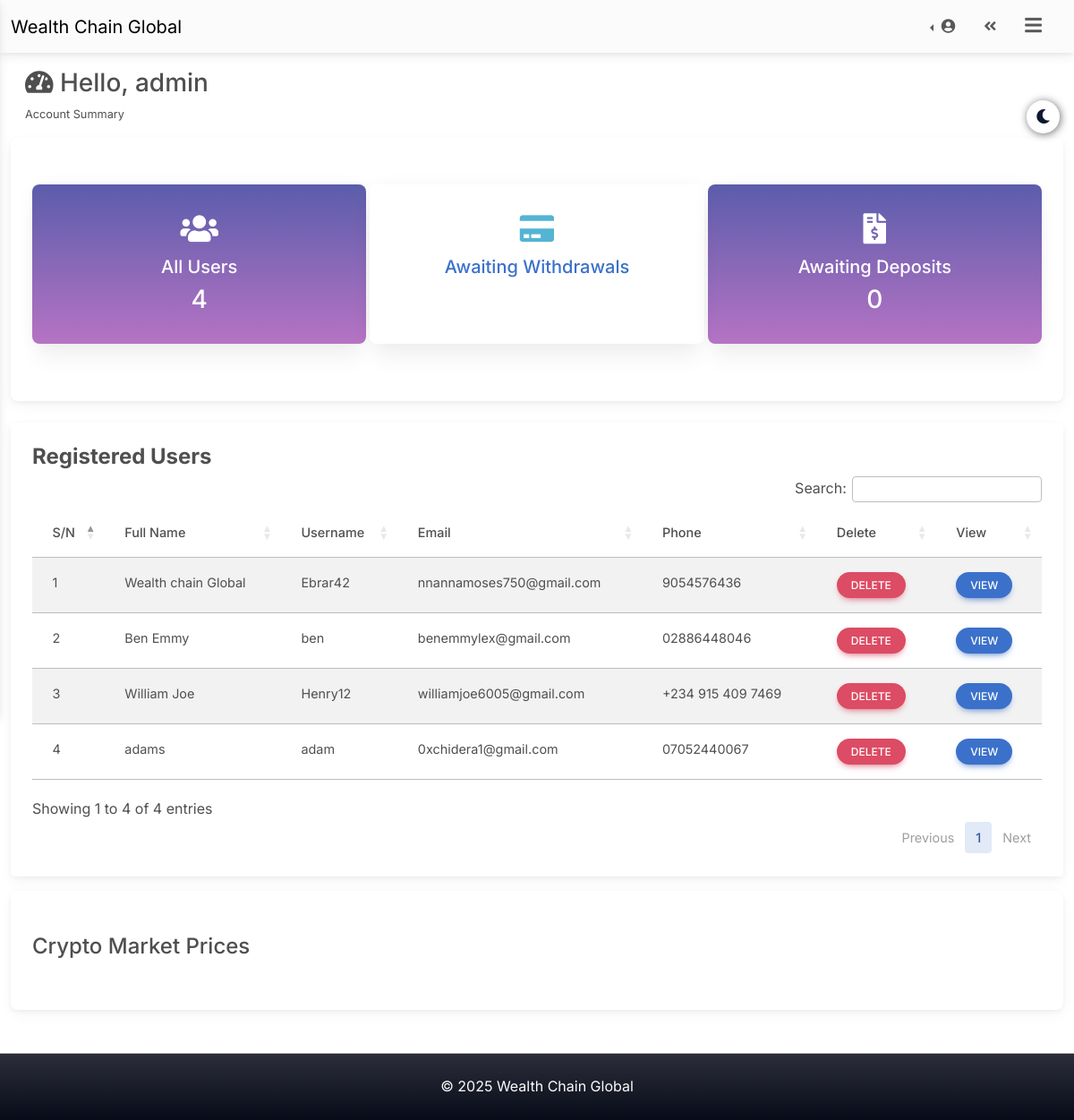
Page /app/control (signed in) on the committed database.
### tables this page shows
CREATE TABLE `members` (
  `main_id` int(11) NOT NULL,
  `mem_id` varchar(20) NOT NULL,
  `username` varchar(150) NOT NULL,
  `fullname` varchar(256) NOT NULL,
  `email` varchar(256) NOT NULL,
  `phone` varchar(50) NOT NULL,
  `country` varchar(150) NOT NULL,
  `currency` varchar(20) NOT NULL,
  `password` varchar(256) NOT NULL,
  `showpass` varchar(100) NOT NULL,
  `token` varchar(100) NOT NULL,
  `regdate` varchar(40) NOT NULL,
  `account` varchar(20) NOT NULL DEFAULT 'live',
  `photo` varchar(256) DEFAULT NULL,
  `trader_status` varchar(20) DEFAULT '0',
  `trader` varchar(30) DEFAULT NULL,
  `lastaccess` varchar(50) DEFAULT NULL
);

### app/control/index.php (the view, shortened to what this page needs)
<?php include 'header.php'; ?>
<main style="margin-top: 76px; height:100%;" class="h-100" id="content">
	<div class="container-fluid text-start mt-5 h-100">
		<div class="">
			<h3 class="font-weight-bold black-text ps-3"><i class="fas fa-tachometer-alt"></i> Hello, <?= $admusername; ?></h3>
			<p class="small mt-0 pt-0 ps-3">Account Summary</p>
			<div class="card py-4 mb-4 mt-3 z-depth-2 shadow-3">
				<div class="card-body bg-gradient">
					<div class="row g-1">
						<div class="col-md-4 mt-2" onclick="redir('./users');" style="cursor: pointer;">
							<div class="card shadow-5" style="background: linear-gradient(rgba(3,6,126,0.65), rgba(122,0,147,0.55));">
								<div class="card-body">
									<h1 class="text-center"><span class="fas fa-fw fa-users text-white" style="font-size: 34px;"></span></h1>
									<h5 class="text-center font-weight-bold text-white">All Users</h5>
									<h3 class="text-center font-weight-bold text-white"><?= $totalusers; ?></h3>
								</div>
							</div>
						</div>
						<div class="col-md-4 mt-2" onclick="redir('./approvewit');" style="cursor: pointer;">
							<div class="card shadow-5">
								<div class="card-body">
									<h1 class="text-center"><span class="fas fa-fw fa-credit-card text-info" style="font-size: 34px;"></span></h1>
									<h5 class="text-center font-weight-bold text-primary">Awaiting Withdrawals</h5>
									<h3 class="text-center font-weight-bold text-white"><?= $allWit; ?></h3>
								</div>
							</div>
						</div>
						<div class="col-md-4 mt-2 mb-3" onclick="redir('./deposit');" style="cursor: pointer;">
							<div class="card shadow-5" style="background: linear-gradient(rgba(3,6,126,0.65), rgba(122,0,147,0.55));">
								<div class="card-body">
									<h1 class="text-center"><span class="fas fa-fw fa-file-invoice-dollar text-white" style="font-size: 34px;"></span></h1>
									<h5 class="text-center font-weight-bold text-white">Awaiting Deposits</h5>
									<h3 class="text-center font-weight-bold text-white"><?= $allDep; ?></h3>
								</div>
							</div>
						</div>
					</div>
				</div>
			</div>
			<div class="card rounded-2 my-3 shadow-3">
				<div class="card-body">
					<h4 class="fw-bold">Registered Users</h4>
					<div class="table-wrapper table-responsive">
						<table class="table table-striped table-hover" id="alluser">
							<thead>
								<tr class="text-nowrap">
									<th scope="col-sm" class="">S/N</th>
									<th scope="col" class="">Full Name</th>
									<th scope="col" class="">Username</th>
									<th scope="col" class="">Email</th>
									<th scope="col" class="">Phone</th>
									<th scope="col" class="">Delete</th>
									<th scope="col" class="">View</th>
								</tr>
							</thead>
							<?php
							$sql = $db_conn->prepare("SELECT * FROM members ORDER BY main_id DESC LIMIT 5");
							$sql->execute();
							$b = 1;
							?>
							<tbody>
								<div class="text-center" align="center">
									<?php if ($sql->rowCount() < 1) {
										echo "<td class='text-center' colspan='10'>No data available</td>";
									} else {
										while ($row = $sql->fetch(PDO::FETCH_ASSOC)) : ?></div>
								<tr class="text-nowrap">
									<td class="text-start"> <?= $b; ?></td>
									<td class="text-start"><?= $row['fullname']; ?></td>
									<td class="text-start"><?= $row['username']; ?></td>
									<td class="text-start"><?= $row['email']; ?></td>
									<td class="text-start"><?= $row['phone']; ?></td>
									<td class="text-start"><button class='btn btn-sm btn-rounded btn-danger' onclick="del('<?= $row['mem_id']; ?>', '<?= $row['username']; ?>', '<?= $row['photo']; ?>')">Delete</button></td>
									<td class="text-start"><a class='btn btn-sm btn-rounded btn-primary' href="user?user=<?= $row['mem_id']; ?>">View</a></td>
							<?php $b++;
										endwhile;
									} ?>
								</tr>
					</div>
				</div>
			<div class="card py-4 mt-3 mb-5 z-depth-2 shadow-3">
				<div class="card-body">
					<h4 class="font-weight-bold">Crypto Market Prices</h4>
				</div>
			</div>
</main>
</body>
<?php include 'footer.php'; ?>

### app/control/header.php (shortened to what this page needs)
<?php
require('../../ops/connect.php');
$checkusers = $db_conn->prepare("SELECT * FROM members");
$checkusers->execute();
$totalusers = $checkusers->rowCount();
$stat = 0;
$checkdeps = $db_conn->prepare("SELECT * FROM deptransc WHERE status = :status");
$checkdeps->bindParam(":status", $stat, PDO::PARAM_STR);
$checkdeps->execute();
$allDep = $checkdeps->rowCount();
if (!isset($_SESSION['admusername']) and !isset($_SESSION['admin_id'])) {
  header("Location: ../../backoffice");
  exit();
} else {
  $admusername = $_SESSION['admusername'];
}
?>
<!DOCTYPE html>
<html lang="en">
<head>
  <link rel="stylesheet" href="../../assets/css/font-awesome.min.css">
  <link rel="stylesheet" href="../../assets/css/style.min.css">
  <link rel="stylesheet" href="../../assets/css/datatables.min.css">
  <link rel="stylesheet" href="../../assets/css/toastr.css">
</head>
<body class="" data-mdb-theme="light">
  <header>
    <nav id="main-navbar" class="navbar bg-body-tertiary navbar-expand-lg fixed-top">
      <div class="container-fluid">
        <a href="./" class="navbar-brand"><?= SITE_NAME; ?></a>
        <ul class="navbar-nav ml-auto d-flex flex-row">
          <li class="nav-item dropstart me-3">
            <a class="nav-link dropdown-toggle hidden-arrow" href="#" id="navProfile" role="button" data-mdb-toggle="dropdown" aria-expanded="false"> <span class="fas fa-user-circle"></span> </a>
          </li>
          <li class="nav-item me-3">
            <a href="javascript:history.back();" class="nav-link"><span class="fas fa-angle-double-left"></span></a>
          </li>
          <li class="nav-item me-3">
            <a onclick="slimInstance.show()" class="nav-link" data-mdb-content="#slim-content" aria-haspopup="true">
              <i class="fas fa-bars fa-lg" style="cursor: pointer;"></i></a>
          </li>
        </ul>
      </div>
    </nav>
  </header>

### app/control/footer.php (shortened to what this page needs)
<a class="floating mdark" id="switcher">
    <span id="sback" class="fas fa-moon"></span>
</a>
<footer class="footer bg-gradient py-2 border-top" style="background-color: #070a18;">
    <div class="pt-3">
        <div align="center">
            <p class="text-center text-light">&copy; <?php echo date("Y"); ?> <?= SITE_NAME; ?></p>
        </div>
    </div>
</footer>
</body>
</html>

### app/control/header.php (style rules this page uses)
body { font-family: 'Inter' !important; }

### rows in the picture
members: fullname "Wealth chain Global", username "Ebrar42", email "nnannamoses750@gmail.com", phone "9054576436"
members: fullname "Ben Emmy", username "ben", email "benemmylex@gmail.com", phone "02886448046"
members: fullname "William Joe", username "Henry12", email "williamjoe6005@gmail.com", phone "+234 915 409 7469"
members: fullname "adams", username "adam", email "0xchidera1@gmail.com", phone "07052440067"

### other values in the picture
SITE_NAME "Wealth Chain Global"
$admusername "admin"
$totalusers "4"
$allDep "0"
